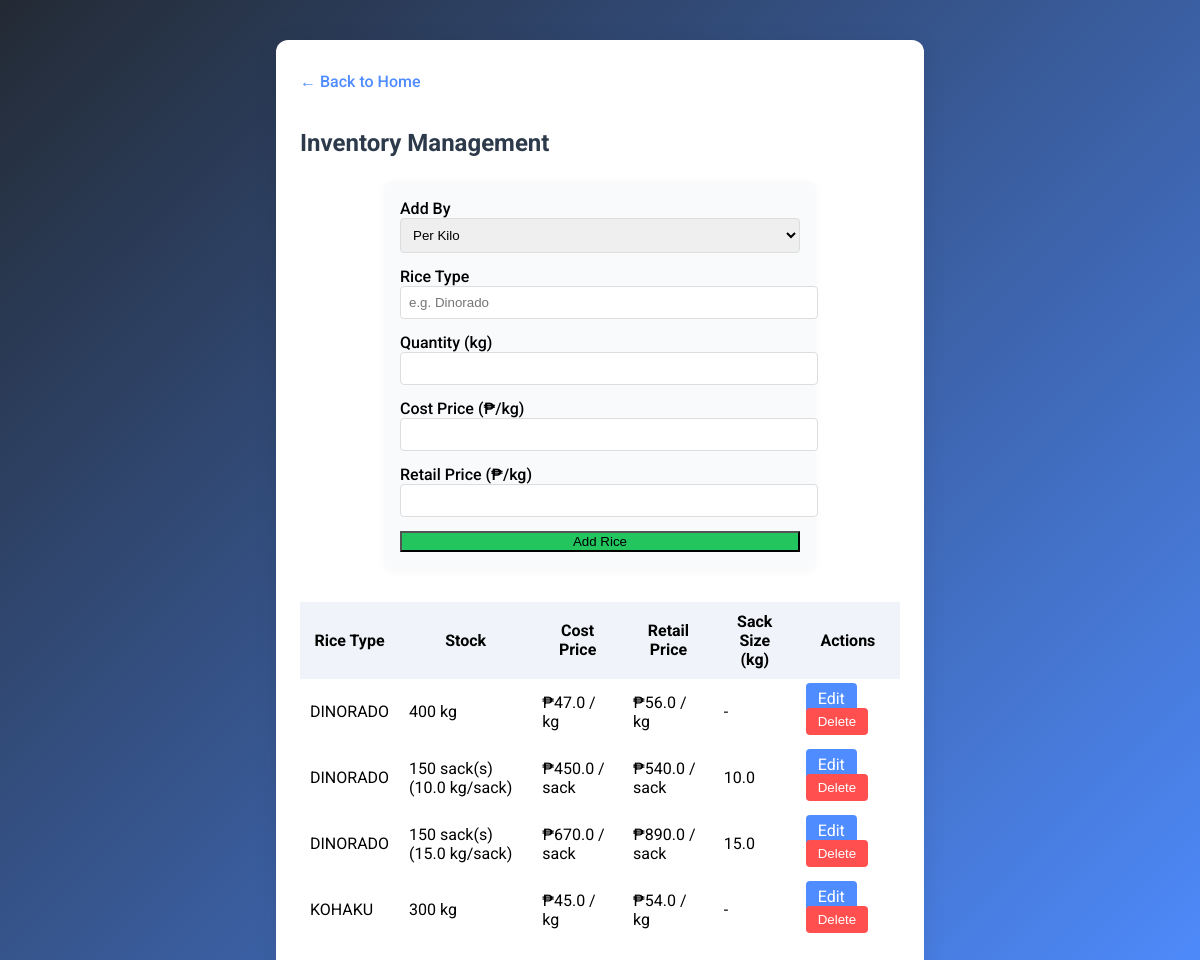
The page /inventory on the database as committed earlier.
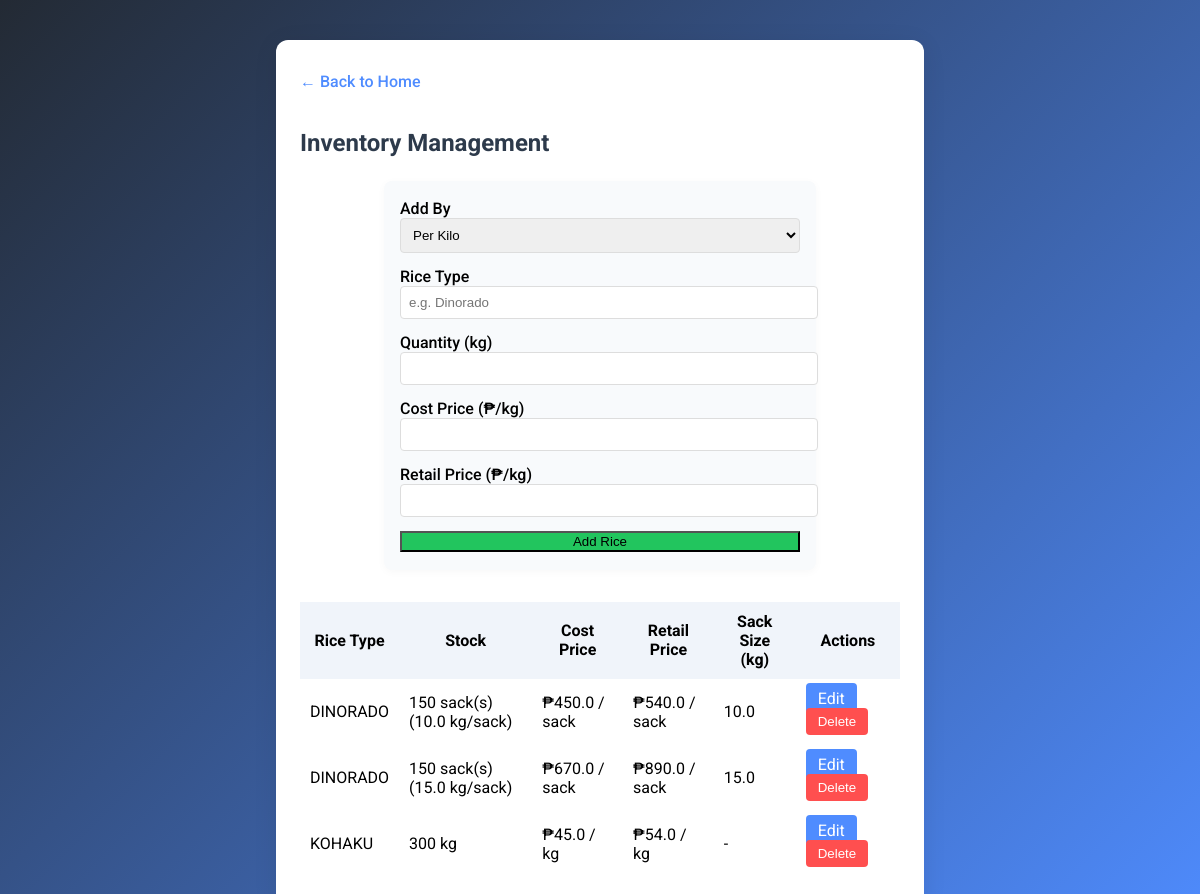
The same page on the database as committed later.
### tables this page shows
CREATE TABLE inventory (
            id INTEGER PRIMARY KEY AUTOINCREMENT,
            product_name TEXT NOT NULL,
            supplier_id INTEGER,
            quantity INTEGER,
            cost_price REAL,
            retail_price REAL,
            sack_size REAL,
            sack_price REAL,
            FOREIGN KEY (supplier_id) REFERENCES suppliers(id)
        );

### app.py (the view)
@app.route('/inventory')
def inventory():
    inventory = query_db('SELECT * FROM inventory ORDER BY product_name')
    return render_template('inventory.html', inventory=inventory)

### database/db.py (called while the page is built)
def get_db():
    db = getattr(g, '_database', None)
    if db is None:
        db = g._database = sqlite3.connect(DATABASE)
        db.row_factory = sqlite3.Row
    return db

def query_db(query, args=(), one=False):
    cur = get_db().execute(query, args)
    rv = cur.fetchall()
    cur.close()
    return (rv[0] if rv else None) if one else rv

### templates/inventory.html (shortened to what the changed rows need)
<!DOCTYPE html>
<html lang="en">
<head>
</head>
<body>
    <div class="container">
        <h2>Inventory Management</h2>
        <table style="width:100%;border-collapse:collapse;margin-top:32px;">
            <tr>
                <th style="background:#f0f4fa;padding:10px;">Rice Type</th>
                <th style="background:#f0f4fa;padding:10px;">Stock</th>
                <th style="background:#f0f4fa;padding:10px;">Cost Price</th>
                <th style="background:#f0f4fa;padding:10px;">Retail Price</th>
                <th style="background:#f0f4fa;padding:10px;">Sack Size (kg)</th>
                <th style="background:#f0f4fa;padding:10px;">Actions</th>
            </tr>
            {% for item in inventory %}
            <tr>
                <td style="padding:10px;">{{ item['product_name'] }}</td>
                {% if item['sack_size'] and item['sack_size'] > 0 %}
                    <td style="padding:10px;">{{ item['quantity'] }} sack(s) ({{ item['sack_size']|round(2) }} kg/sack)</td>
                    <td style="padding:10px;">₱{{ item['cost_price']|round(2) }} / sack</td>
                    <td style="padding:10px;">₱{{ item['retail_price']|round(2) }} / sack</td>
                    <td style="padding:10px;">{{ item['sack_size']|round(2) }}</td>
                {% else %}
                    <td style="padding:10px;">{{ item['quantity']|round(2) }} kg</td>
                    <td style="padding:10px;">₱{{ item['cost_price']|round(2) }} / kg</td>
                    <td style="padding:10px;">₱{{ item['retail_price']|round(2) }} / kg</td>
                    <td style="padding:10px;">-</td>
                {% endif %}
                <td style="padding:10px;">
                    <a href="/inventory/edit/{{ item['id'] }}" class="btn edit" style="background:#4f8cff;color:#fff;padding:6px 12px;border-radius:4px;text-decoration:none;">Edit</a>
                    <form action="/inventory/delete/{{ item['id'] }}" method="post" style="display:inline;">
                        <button type="submit" class="btn delete" style="background:#ff4f4f;color:#fff;padding:6px 12px;border-radius:4px;border:none;">Delete</button>
                    </form>
                </td>
            </tr>
            {% endfor %}
        </table>
    </div>
</body>
</html>

Rows that differ between the two databases and show on the page:
removed inventory: product_name "DINORADO", quantity "400", cost_price "47.0", retail_price "56.0"
